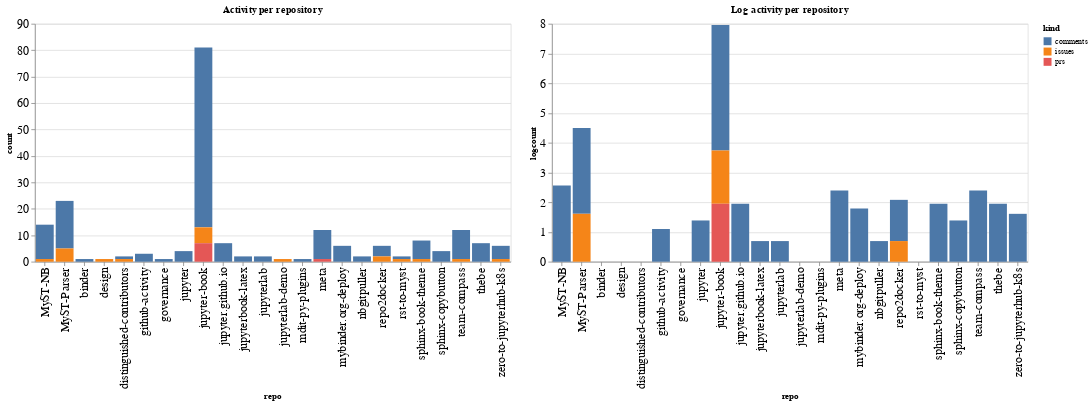

Notebook source saved alongside this figure:
### Code cell
ch1 = alt.Chart(repo_summaries, width=600, title="Activity per repository").mark_bar().encode(
    x='repo',
    y='count',
    color='kind',
    tooltip="kind"
)

ch2 = alt.Chart(repo_summaries, width=600, title="Log activity per repository").mark_bar().encode(
    x='repo',
    y='logcount',
    color='kind',
    tooltip="kind"
)

ch1 | ch2

### Figure 1 — Vega-Lite specification as saved in the notebook (floating-point values rounded to 4 significant figures)
{"config": {"axisLeft": {"labelFontSize": 15}, "axisBottom": {"labelFontSize": 15}}, "hconcat": [{"mark": "bar", "encoding": {"color": {"type": "nominal", "field": "kind"}, "tooltip": {"type": "nominal", "field": "kind"}, "x": {"type": "nominal", "field": "repo"}, "y": {"type": "quantitative", "field": "count"}}, "title": "Activity per repository", "width": 600}, {"mark": "bar", "encoding": {"color": {"type": "nominal", "field": "kind"}, "tooltip": {"type": "nominal", "field": "kind"}, "x": {"type": "nominal", "field": "repo"}, "y": {"type": "quantitative", "field": "logcount"}}, "title": "Log activity per repository", "width": 600}], "data": {"name": "data-cebf4b462424584d410ca2e9c2090469"}, "$schema": "https://vega.github.io/schema/vega-lite/v4.8.1.json", "datasets": {"data-cebf4b462424584d410ca2e9c2090469": [{"repo": "MyST-NB", "kind": "comments", "count": 13, "logcount": 2.565}, {"repo": "MyST-NB", "kind": "issues", "count": 1, "logcount": 0.0}, {"repo": "MyST-Parser", "kind": "comments", "count": 18, "logcount": 2.89}, {"repo": "MyST-Parser", "kind": "issues", "count": 5, "logcount": 1.609}, {"repo": "binder", "kind": "comments", "count": 1, "logcount": 0.0}, {"repo": "design", "kind": "issues", "count": 1, "logcount": 0.0}, {"repo": "distinguished-contributors", "kind": "comments", "count": 1, "logcount": 0.0}, {"repo": "distinguished-contributors", "kind": "issues", "count": 1, "logcount": 0.0}, {"repo": "github-activity", "kind": "comments", "count": 3, "logcount": 1.099}, {"repo": "governance", "kind": "comments", "count": 1, "logcount": 0.0}, {"repo": "jupyter", "kind": "comments", "count": 4, "logcount": 1.386}, {"repo": "jupyter-book", "kind": "comments", "count": 68, "logcount": 4.22}, {"repo": "jupyter-book", "kind": "issues", "count": 6, "logcount": 1.792}, {"repo": "jupyter-book", "kind": "prs", "count": 7, "logcount": 1.946}, {"repo": "jupyter.github.io", "kind": "comments", "count": 7, "logcount": 1.946}, {"repo": "jupyterbook-latex", "kind": "comments", "count": 2, "logcount": 0.6931}, {"repo": "jupyterlab", "kind": "comments", "count": 2, "logcount": 0.6931}, {"repo": "jupyterlab-demo", "kind": "issues", "count": 1, "logcount": 0.0}, {"repo": "mdit-py-plugins", "kind": "comments", "count": 1, "logcount": 0.0}, {"repo": "meta", "kind": "comments", "count": 11, "logcount": 2.398}, {"repo": "meta", "kind": "prs", "count": 1, "logcount": 0.0}, {"repo": "mybinder.org-deploy", "kind": "comments", "count": 6, "logcount": 1.792}, {"repo": "nbgitpuller", "kind": "comments", "count": 2, "logcount": 0.6931}, {"repo": "repo2docker", "kind": "comments", "count": 4, "logcount": 1.386}, {"repo": "repo2docker", "kind": "issues", "count": 2, "logcount": 0.6931}, {"repo": "rst-to-myst", "kind": "comments", "count": 1, "logcount": 0.0}, {"repo": "rst-to-myst", "kind": "issues", "count": 1, "logcount": 0.0}, {"repo": "sphinx-book-theme", "kind": "comments", "count": 7, "logcount": 1.946}, {"repo": "sphinx-book-theme", "kind": "issues", "count": 1, "logcount": 0.0}, {"repo": "sphinx-copybutton", "kind": "comments", "count": 4, "logcount": 1.386}, {"repo": "team-compass", "kind": "comments", "count": 11, "logcount": 2.398}, {"repo": "team-compass", "kind": "issues", "count": 1, "logcount": 0.0}, {"repo": "thebe", "kind": "comments", "count": 7, "logcount": 1.946}, {"repo": "zero-to-jupyterhub-k8s", "kind": "comments", "count": 5, "logcount": 1.609}, {"repo": "zero-to-jupyterhub-k8s", "kind": "issues", "count": 1, "logcount": 0.0}]}}
